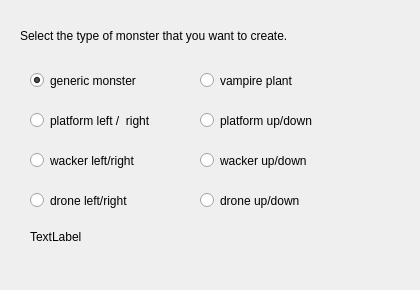
  <widget class="QWizardPage" name="pageMonsters">
   <property name="subTitle">
    <string>Monsters</string>
   </property>
   <widget class="QRadioButton" name="rbGenericMonster">
    <property name="geometry">
     <rect>
      <x>30</x>
      <y>70</y>
      <width>151</width>
      <height>21</height>
     </rect>
    </property>
    <property name="text">
     <string>generic monster</string>
    </property>
    <property name="checked">
     <bool>true</bool>
    </property>
   </widget>
   <widget class="QRadioButton" name="rbPlatformLeftRight">
    <property name="geometry">
     <rect>
      <x>30</x>
      <y>110</y>
      <width>171</width>
      <height>21</height>
     </rect>
    </property>
    <property name="text">
     <string>platform left /  right</string>
    </property>
   </widget>
   <widget class="QRadioButton" name="rbWackerLeftRight">
    <property name="geometry">
     <rect>
      <x>30</x>
      <y>150</y>
      <width>141</width>
      <height>21</height>
     </rect>
    </property>
    <property name="text">
     <string>wacker left/right</string>
    </property>
   </widget>
   <widget class="QRadioButton" name="rbDroneLeftRight">
    <property name="geometry">
     <rect>
      <x>30</x>
      <y>190</y>
      <width>121</width>
      <height>21</height>
     </rect>
    </property>
    <property name="text">
     <string>drone left/right</string>
    </property>
   </widget>
   <widget class="QLabel" name="label_67">
    <property name="geometry">
     <rect>
      <x>20</x>
      <y>20</y>
      <width>361</width>
      <height>31</height>
     </rect>
    </property>
    <property name="text">
     <string>Select the type of monster that you want to create.</string>
    </property>
    <property name="wordWrap">
     <bool>true</bool>
    </property>
   </widget>
   <widget class="QRadioButton" name="rbVampirePlant">
    <property name="geometry">
     <rect>
      <x>200</x>
      <y>70</y>
      <width>111</width>
      <height>21</height>
     </rect>
    </property>
    <property name="text">
     <string>vampire plant</string>
    </property>
   </widget>
   <widget class="QRadioButton" name="rbPlatformUpDown">
    <property name="geometry">
     <rect>
      <x>200</x>
      <y>110</y>
      <width>171</width>
      <height>21</height>
     </rect>
    </property>
    <property name="text">
     <string>platform up/down</string>
    </property>
   </widget>
   <widget class="QRadioButton" name="rbWackerUoDown">
    <property name="geometry">
     <rect>
      <x>200</x>
      <y>150</y>
      <width>141</width>
      <height>21</height>
     </rect>
    </property>
    <property name="text">
     <string>wacker up/down</string>
    </property>
   </widget>
   <widget class="QRadioButton" name="rbDroneUpDown">
    <property name="geometry">
     <rect>
      <x>200</x>
      <y>190</y>
      <width>121</width>
      <height>21</height>
     </rect>
    </property>
    <property name="text">
     <string>drone up/down</string>
    </property>
   </widget>
   <widget class="QLabel" name="label_68">
    <property name="geometry">
     <rect>
      <x>40</x>
      <y>230</y>
      <width>351</width>
      <height>51</height>
     </rect>
    </property>
    <property name="text">
     <string/>
    </property>
    <property name="alignment">
     <set>Qt::AlignLeading|Qt::AlignLeft|Qt::AlignTop</set>
    </property>
    <property name="wordWrap">
     <bool>true</bool>
    </property>
   </widget>
   <widget class="QLabel" name="sMonsterDesc">
    <property name="geometry">
     <rect>
      <x>30</x>
      <y>230</y>
      <width>381</width>
      <height>41</height>
     </rect>
    </property>
    <property name="text">
     <string>TextLabel</string>
    </property>
    <property name="alignment">
     <set>Qt::AlignLeading|Qt::AlignLeft|Qt::AlignTop</set>
    </property>
    <property name="wordWrap">
     <bool>true</bool>
    </property>
   </widget>
  </widget>
